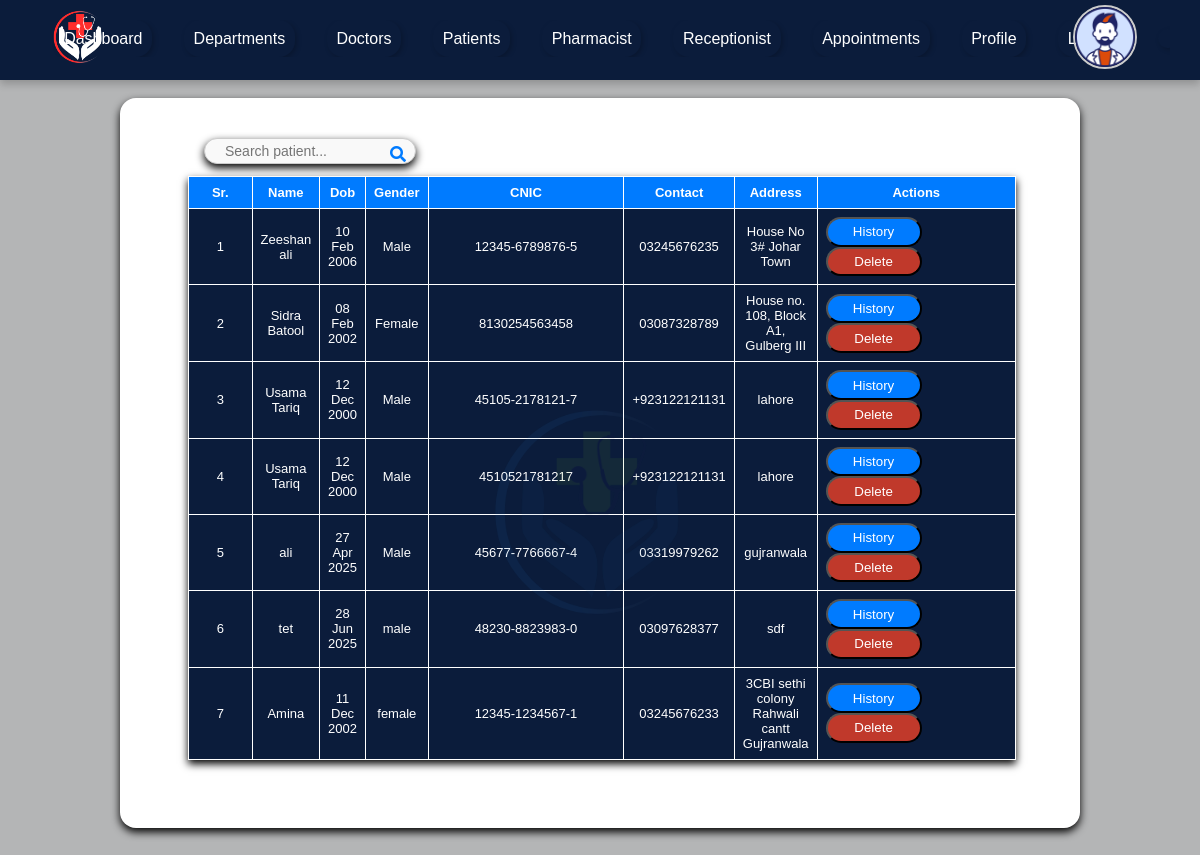
/admin/patient.php (signed in), run on the app's committed database.
### tables this page shows
CREATE TABLE `patient` (
  `id` int(11) NOT NULL,
  `user_id` int(11) NOT NULL,
  `dob` date NOT NULL,
  `gender` varchar(80) NOT NULL,
  `cnic` varchar(80) NOT NULL,
  `address` varchar(80) NOT NULL,
  `contact` varchar(80) NOT NULL,
  `email` varchar(80) NOT NULL
);

CREATE TABLE `users` (
  `id` int(11) NOT NULL,
  `name` varchar(80) NOT NULL,
  `username` varchar(80) NOT NULL,
  `password` varchar(80) NOT NULL,
  `role` varchar(80) NOT NULL
);

### admin/patient.php (the view, shortened to what this page needs)
<?php
include 'header.php';
?>
         <form method="post">
         <section id="appointments-section">
            <div class="appointments-container">
               <div class="search-container">
                  <input type="text" name="keyword" id="search-input" placeholder="Search patient..." required/>
                  <button type="submit" name="search" id="search-btn" class="search-btn">
                  <i class="fa fa-search"></i>
                  </button>
               </div>
               </form>
               <table class="appointments-table">
                  <thead>
                     <tr>
                        <th>Sr.</th>
                        <th>Name</th>
                        <th>Dob</th>
                        <th>Gender</th>
                        <th>CNIC</th>
                        <th>Contact</th>
                        <th>Address</th>
                        <th style="width:24%;">Actions</th>
                     </tr>
                  </thead>
                  <tbody id="appointments-body">
                  <?php
				  $i=1;
				  if(isset($_POST['search'])){
					  $keyword=$_POST['keyword'];
					  $sql="select patient.*, users.name from patient INNER JOIN users on users.id=patient.user_id where name LIKE '%$keyword%' OR cnic LIKE '%$keyword%' OR address LIKE '%$keyword%'";
				  }
				  else{
					 $sql="select patient.*, users.name from patient INNER JOIN users on users.id=patient.user_id";
				  }
				  $result=mysqli_query($con,$sql);
				  if(mysqli_num_rows($result)>0){
				  while($row=mysqli_fetch_array($result)){
				  ?>
                  <tr>
                    <td><?php echo $i++;?></td>
                    <td><?php echo $row['name'];?></td>
                    <td><?php echo date('d M Y',strtotime($row['dob']));?></td>
                    <td><?php echo $row['gender'];?></td>
                    <td><?php echo $row['cnic'];?></td>
                    <td><?php echo $row['contact'];?></td>
                    <td><?php echo $row['address'];?></td>
                    <td>
                    <a href="history.php?id=<?php echo $row['user_id'];?>"><button type="button" class="history-btn">History</button></a>
                    <a href="delete_patient.php?id=<?php echo $row['id'];?>" onclick="return confirm('Do you want to delete?');"><button type="button" class="delete-btn">Delete</button></a>
                    </td>
                </tr>
                <?php } } else{ ?>
                <tr>
                    <td colspan="8">No record found</td>
                </tr>
                <?php } ?>
            </tbody>
               </table>
      </main>
   </body>
</html>

### css/doctor/doctorchart.css (style rules this page uses)
* { margin: 0; padding: 0; box-sizing: border-box; font-family: "Arial", sans-serif; }

### css/doctor/doctor.css (style rules this page uses)
body, html { margin: 0; padding: 0; font-family: Arial, sans-serif; box-sizing: border-box; background-color: #b4b5b6 !important; }

### css/doctor/prescriptons.css (style rules this page uses)
input[type="text"], select { width: 100%; padding: 12px; margin-top: 8px; border: 1px solid #ddd; border-radius: 4px; font-size: 16px; background-color: #fff; box-sizing: border-box; }

### css/doctor/manage_appointment.css (style rules this page uses)
#appointments-section { padding: 20px; font-family: Arial, sans-serif; }
.appointments-container { width: 80vw; height: auto; margin: 20px auto; padding: 20px; background: #ffffff; box-shadow: 0 4px 8px rgba(0, 0, 0, 1); margin-top: 0; border-radius: 1em; }
.search-container { position: relative; width: 23%; margin: 12px auto; display: flex; float: left; margin-left: 4em; align-items: center; }
#search-input { width: 100%; padding: 12px 40px 12px 20px; font-size: 14px; border: 1px solid #ccc; border-radius: 25px; background-color: #f9f9f9; transition: all 0.3s ease-in-out; box-shadow: 0 4px 8px rgba(0, 0, 0, 1); height: 1rem; }
.search-btn { position: absolute; height:auto; right: 0; margin-top: 1rem ; padding: 0.6rem; background-color: transparent; border: none; color: #007bff; font-size: 16px; cursor: pointer; }
.search-btn i { transition: color 0.3s ease; }
.appointments-table { width: 90%; border-collapse: collapse; margin-bottom: 20px; background-color: #0b1c3b; color: white; margin: 3rem; box-shadow: 0 4px 8px rgba(0, 0, 0, 2); font-size: small; }
.appointments-table th, .appointments-table td { border: 1px solid white; text-align: center; padding: 8px; }
.appointments-table th { background-color: #007bff; }
.appointments-table td:nth-child(1), .appointments-table th:nth-child(1) { width: 6rem; }
.appointments-table td:nth-child(5), .appointments-table th:nth-child(5) { width: 18rem; }
.delete-btn { background-color: #c0392b; width: 6rem; color: white; float: left; padding: 0.4em; cursor: pointer; border-radius: 3em; }
.history-btn { background-color: #007BFF; width: 6rem; color: white; float: left; padding: 0.4em; cursor: pointer; border-radius: 3em; }

### css/doctor/Referal_management.css (style rules this page uses)
form { display: grid; gap: 20px; }
input[type="text"], input[type="password"], input[type="file"], select, textarea { padding: 10px; border: 1px solid #ddd; border-radius: 4px; font-size: 14px; color: #333; border: 1px solid #ccc; border-radius: 35px; transition: all 0.3s ease-in-out; background-color: #f9f9f9; }
select, input, textarea { width: 100%; }

### data on the page
patient: user.name "Zeeshan ali", dob "10 Feb 2006", gender "Male", cnic "12345-6789876-5", contact "03245676235", address "House No 3# Johar Town"
patient: user.name "Sidra Batool", dob "08 Feb 2002", gender "Female", cnic "8130254563458", contact "03087328789", address "House no. 108, Block A1, Gulberg III"
patient: user.name "Usama Tariq", dob "12 Dec 2000", gender "Male", cnic "45105-2178121-7", contact "+923122121131", address "lahore"
patient: user.name "Usama Tariq", dob "12 Dec 2000", gender "Male", cnic "4510521781217", contact "+923122121131", address "lahore"
patient: user.name "ali", dob "27 Apr 2025", gender "Male", cnic "45677-7766667-4", contact "03319979262", address "gujranwala"
patient: user.name "tet", dob "28 Jun 2025", gender "male", cnic "48230-8823983-0", contact "03097628377", address "sdf"
patient: user.name "Amina", dob "11 Dec 2002", gender "female", cnic "12345-1234567-1", contact "03245676233", address "3CBI sethi colony Rahwali cantt Gujranwala"
